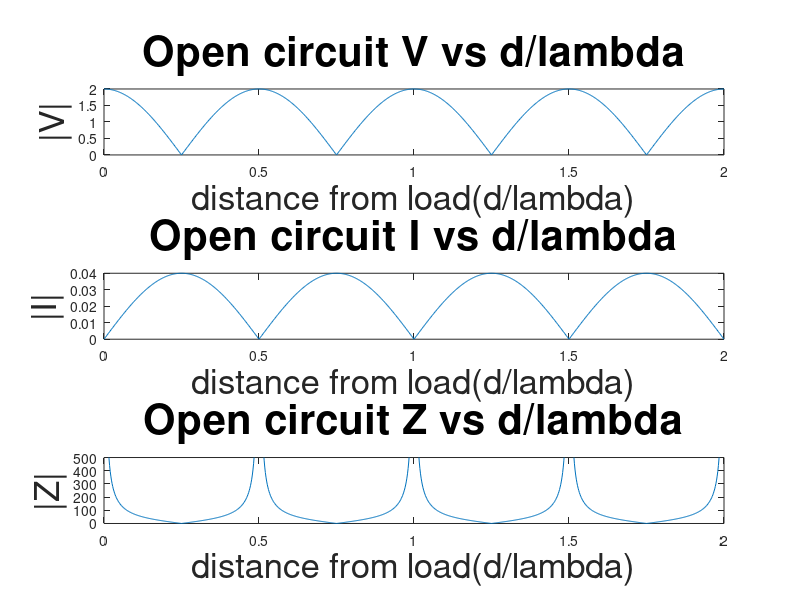
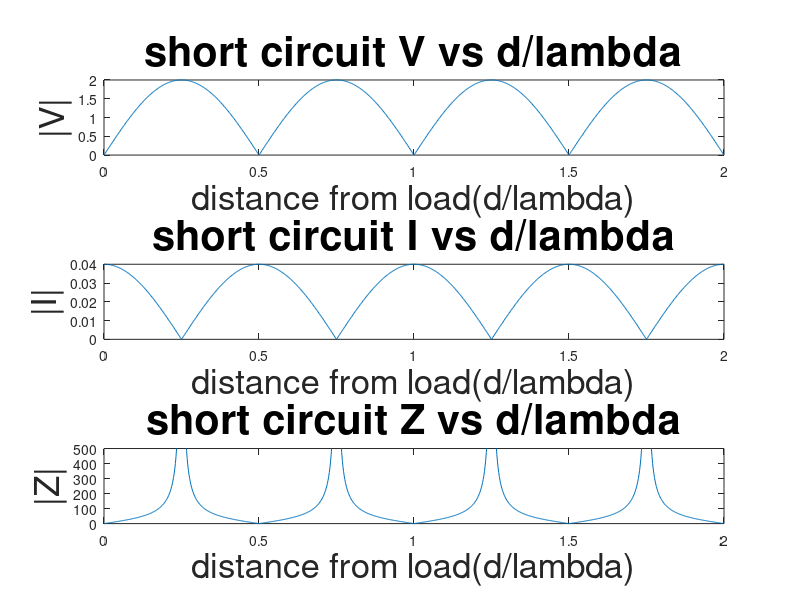

These figures' MATLAB source, in order:
% Line parameters
z0 = 50;
f = 1e9; %1GHz
c = 299792458;
lambda = c/f;
beta = 2*pi/lambda;
Vp = 1;
% since the line is lossless attenuation factor will be zero since alpha = Re{gamma}

d = linspace(0, 2*lambda, 1000);

% for an open circuit reflection coefficient(G) = 1
G = 1;
V = Vp*(exp(1j*beta*d) + G*exp(-1j*beta*d));
I = (Vp/z0)*(exp(1j*beta*d) - G*exp(-1j*beta*d));
Z = V./I;
figure;


subplot(3,1,1); plot(d/lambda, abs(V)); ylabel('|V|','FontSize', 25);xlabel("distance from load(d/lambda)",'FontSize', 25)
title("Open circuit V vs d/lambda",'FontSize', 30);
subplot(3,1,2); plot(d/lambda, abs(I)); ylabel('|I|','FontSize', 25);xlabel("distance from load(d/lambda)",'FontSize', 25)
title("Open circuit I vs d/lambda",'FontSize', 30);
subplot(3,1,3); plot(d/lambda, abs(Z)); ylabel('|Z|','FontSize', 25);xlabel("distance from load(d/lambda)",'FontSize', 25)
title("Open circuit Z vs d/lambda",'FontSize', 30);
ylim([0 500]);
savefig('opencircuit.fig')
% given a limit of 500 since the value of Z can tend to infinity when I is 0
%therefore scaling that high wont show the graphs properly


%now for a short circuit (G=-1)
G = -1
V = Vp*(exp(1j*beta*d) + G*exp(-1j*beta*d));
I = (Vp/z0)*(exp(1j*beta*d) - G*exp(-1j*beta*d));
Z = V./I;
figure;
subplot(3,1,1); plot(d/lambda, abs(V)); ylabel('|V|','FontSize', 25);xlabel("distance from load(d/lambda)",'FontSize', 25)
title("short circuit V vs d/lambda",'FontSize', 30);
subplot(3,1,2); plot(d/lambda, abs(I)); ylabel('|I|','FontSize', 25);xlabel("distance from load(d/lambda)",'FontSize', 25)
title("short circuit I vs d/lambda",'FontSize', 30);
subplot(3,1,3); plot(d/lambda, abs(Z)); ylabel('|Z|','FontSize', 25);xlabel("distance from load(d/lambda)",'FontSize', 25)
title("short circuit Z vs d/lambda",'FontSize', 30);
ylim([0 500]);
savefig('shortcircuit.fig')
